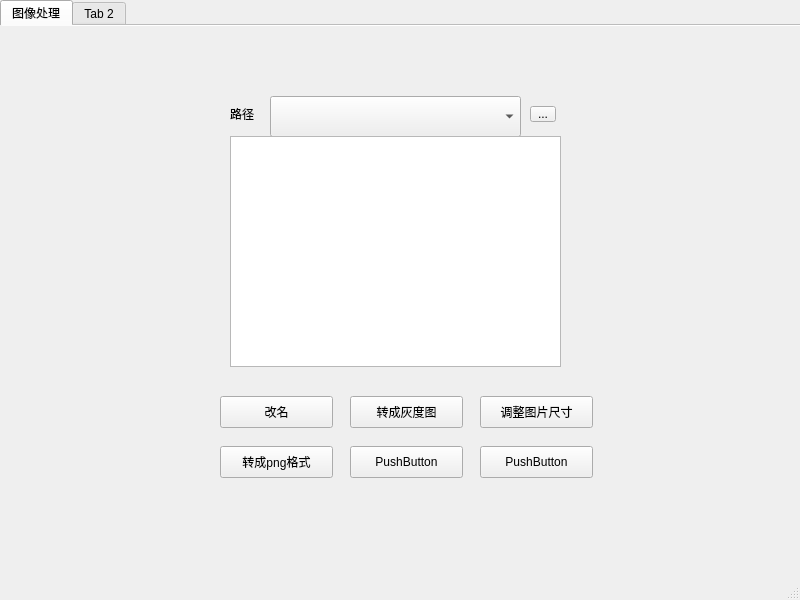
<?xml version="1.0" encoding="UTF-8"?>
<ui version="4.0">
 <class>MainWindow</class>
 <widget class="QMainWindow" name="MainWindow">
  <property name="geometry">
   <rect>
    <x>0</x>
    <y>0</y>
    <width>800</width>
    <height>600</height>
   </rect>
  </property>
  <property name="windowTitle">
   <string>罗子豪的小工具包</string>
  </property>
  <widget class="QWidget" name="centralwidget">
   <widget class="QTabWidget" name="tabWidget">
    <property name="geometry">
     <rect>
      <x>0</x>
      <y>0</y>
      <width>801</width>
      <height>581</height>
     </rect>
    </property>
    <property name="currentIndex">
     <number>0</number>
    </property>
    <property name="documentMode">
     <bool>true</bool>
    </property>
    <property name="tabsClosable">
     <bool>false</bool>
    </property>
    <property name="movable">
     <bool>false</bool>
    </property>
    <property name="tabBarAutoHide">
     <bool>false</bool>
    </property>
    <widget class="QWidget" name="tab">
     <attribute name="title">
      <string>图像处理</string>
     </attribute>
     <widget class="QToolButton" name="toolButton">
      <property name="geometry">
       <rect>
        <x>530</x>
        <y>80</y>
        <width>26</width>
        <height>16</height>
       </rect>
      </property>
      <property name="text">
       <string>...</string>
      </property>
     </widget>
     <widget class="QComboBox" name="comboBox">
      <property name="geometry">
       <rect>
        <x>270</x>
        <y>70</y>
        <width>251</width>
        <height>41</height>
       </rect>
      </property>
     </widget>
     <widget class="QLabel" name="label">
      <property name="geometry">
       <rect>
        <x>230</x>
        <y>80</y>
        <width>41</width>
        <height>16</height>
       </rect>
      </property>
      <property name="text">
       <string>路径</string>
      </property>
     </widget>
     <widget class="QPushButton" name="pushButton_7">
      <property name="geometry">
       <rect>
        <x>440</x>
        <y>290</y>
        <width>71</width>
        <height>32</height>
       </rect>
      </property>
      <property name="text">
       <string>清空</string>
      </property>
     </widget>
     <widget class="QPushButton" name="pushButton">
      <property name="geometry">
       <rect>
        <x>220</x>
        <y>370</y>
        <width>113</width>
        <height>32</height>
       </rect>
      </property>
      <property name="text">
       <string>改名</string>
      </property>
     </widget>
     <widget class="QPushButton" name="pushButton_2">
      <property name="geometry">
       <rect>
        <x>350</x>
        <y>370</y>
        <width>113</width>
        <height>32</height>
       </rect>
      </property>
      <property name="text">
       <string>转成灰度图</string>
      </property>
     </widget>
     <widget class="QPushButton" name="pushButton_3">
      <property name="geometry">
       <rect>
        <x>480</x>
        <y>370</y>
        <width>113</width>
        <height>32</height>
       </rect>
      </property>
      <property name="text">
       <string>调整图片尺寸</string>
      </property>
     </widget>
     <widget class="QPushButton" name="pushButton_5">
      <property name="geometry">
       <rect>
        <x>350</x>
        <y>420</y>
        <width>113</width>
        <height>32</height>
       </rect>
      </property>
      <property name="text">
       <string>PushButton</string>
      </property>
     </widget>
     <widget class="QPushButton" name="pushButton_6">
      <property name="geometry">
       <rect>
        <x>480</x>
        <y>420</y>
        <width>113</width>
        <height>32</height>
       </rect>
      </property>
      <property name="text">
       <string>PushButton</string>
      </property>
     </widget>
     <widget class="QTextBrowser" name="textBrowser">
      <property name="geometry">
       <rect>
        <x>230</x>
        <y>110</y>
        <width>331</width>
        <height>231</height>
       </rect>
      </property>
     </widget>
     <widget class="QPushButton" name="pushButton_4">
      <property name="geometry">
       <rect>
        <x>220</x>
        <y>420</y>
        <width>113</width>
        <height>32</height>
       </rect>
      </property>
      <property name="text">
       <string>转成png格式</string>
      </property>
     </widget>
    </widget>
    <widget class="QWidget" name="tab_2">
     <attribute name="title">
      <string>Tab 2</string>
     </attribute>
    </widget>
   </widget>
  </widget>
  <widget class="QStatusBar" name="statusbar"/>
 </widget>
 <resources/>
 <connections/>
</ui>
